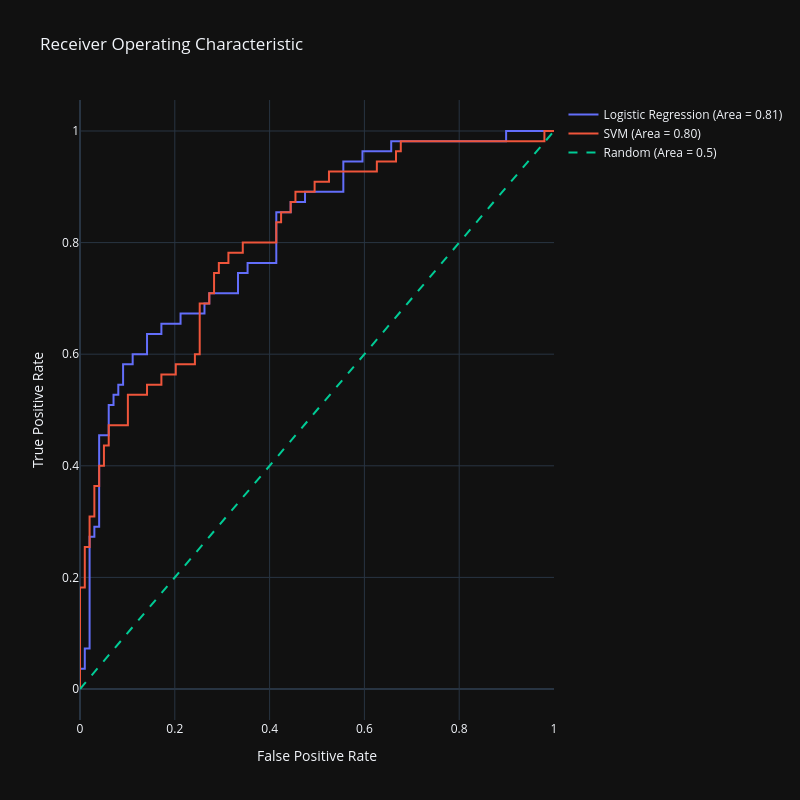

Notebook cell for this chart:
### Code cell
import numpy as np
import plotly.graph_objects as go
from sklearn.linear_model import LogisticRegression
from sklearn.svm import SVC
from sklearn.metrics import roc_curve, roc_auc_score
from sklearn.preprocessing import StandardScaler

# Assuming that X_train, X_test, y_train, y_test are already defined

# SVM requires feature scaling for better performance
scaler = StandardScaler()
X_train_scaled = scaler.fit_transform(X_train)
X_test_scaled = scaler.transform(X_test)

# Logistic Regression model
lr_model = LogisticRegression(max_iter=1000)
lr_model.fit(X_train, y_train)
lr_scores = lr_model.predict_proba(X_test)[:,1]

# SVM model
svm_model = SVC(probability=True)
svm_model.fit(X_train_scaled, y_train)
svm_scores = svm_model.predict_proba(X_test_scaled)[:,1]

# Generate ROC curve data for logistic regression model
lr_fpr, lr_tpr, lr_thresholds = roc_curve(y_test, lr_scores)
lr_auc = roc_auc_score(y_test, lr_scores)

# Generate ROC curve data for SVM model
svm_fpr, svm_tpr, svm_thresholds = roc_curve(y_test, svm_scores)
svm_auc = roc_auc_score(y_test, svm_scores)

# Generate a trace for the Logistic Regression ROC curve
trace0 = go.Scatter(
    x=lr_fpr,
    y=lr_tpr,
    mode='lines',
    name=f'Logistic Regression (Area = {lr_auc:.2f})'
)

# Generate a trace for the SVM ROC curve
trace1 = go.Scatter(
    x=svm_fpr,
    y=svm_tpr,
    mode='lines',
    name=f'SVM (Area = {svm_auc:.2f})'
)

# Diagonal line
trace2 = go.Scatter(
    x=[0, 1],
    y=[0, 1],
    mode='lines',
    name='Random (Area = 0.5)',
    line=dict(dash='dash')
)

data = [trace0, trace1, trace2]

# Define layout with square aspect ratio
layout = go.Layout(
    title='Receiver Operating Characteristic',
    xaxis=dict(title='False Positive Rate'),
    yaxis=dict(title='True Positive Rate'),
    autosize=False,
    width=800,
    height=800,
    showlegend=True
)

# Define figure and add data
fig = go.Figure(data=data, layout=layout)

# Show figure
fig.show()

### Figure 1 — Plotly figure (JSON) as saved in the notebook; plotly's stock layout.template omitted (floating-point values rounded to 4 significant figures)
{"data": [{"mode": "lines", "name": "Logistic Regression (Area = 0.81)", "x": [0.0, 0.0, 0.0, 0.0101, 0.0101, 0.0202, 0.0202, 0.0303, 0.0303, 0.0404, 0.0404, 0.06061, 0.06061, 0.07071, 0.07071, 0.08081, 0.08081, 0.09091, 0.09091, 0.1111, 0.1111, 0.1414, 0.1414, 0.1717, 0.1717, 0.2121, 0.2121, 0.2626, 0.2626, 0.2727, 0.2727, 0.3333, 0.3333, 0.3535, 0.3535, 0.4141, 0.4141, 0.4444, 0.4444, 0.4747, 0.4747, 0.5556, 0.5556, 0.596, 0.596, 0.6566, 0.6566, 0.899, 0.899, 1.0], "y": [0.0, 0.01818, 0.03636, 0.03636, 0.07273, 0.07273, 0.2727, 0.2727, 0.2909, 0.2909, 0.4545, 0.4545, 0.5091, 0.5091, 0.5273, 0.5273, 0.5455, 0.5455, 0.5818, 0.5818, 0.6, 0.6, 0.6364, 0.6364, 0.6545, 0.6545, 0.6727, 0.6727, 0.6909, 0.6909, 0.7091, 0.7091, 0.7455, 0.7455, 0.7636, 0.7636, 0.8545, 0.8545, 0.8727, 0.8727, 0.8909, 0.8909, 0.9455, 0.9455, 0.9636, 0.9636, 0.9818, 0.9818, 1.0, 1.0], "type": "scatter"}, {"mode": "lines", "name": "SVM (Area = 0.80)", "x": [0.0, 0.0, 0.0, 0.0101, 0.0101, 0.0202, 0.0202, 0.0303, 0.0303, 0.0404, 0.0404, 0.05051, 0.05051, 0.06061, 0.06061, 0.101, 0.101, 0.1414, 0.1414, 0.1717, 0.1717, 0.1818, 0.202, 0.202, 0.2424, 0.2424, 0.2525, 0.2525, 0.2727, 0.2727, 0.2828, 0.2828, 0.2929, 0.2929, 0.3131, 0.3131, 0.3434, 0.3434, 0.4141, 0.4141, 0.4242, 0.4242, 0.4444, 0.4444, 0.4545, 0.4545, 0.4949, 0.4949, 0.5253, 0.5253, 0.6263, 0.6263, 0.6667, 0.6667, 0.6768, 0.6768, 0.9798, 0.9798, 1.0], "y": [0.0, 0.01818, 0.1818, 0.1818, 0.2545, 0.2545, 0.3091, 0.3091, 0.3636, 0.3636, 0.4, 0.4, 0.4364, 0.4364, 0.4727, 0.4727, 0.5273, 0.5273, 0.5455, 0.5455, 0.5636, 0.5636, 0.5636, 0.5818, 0.5818, 0.6, 0.6, 0.6909, 0.6909, 0.7091, 0.7091, 0.7455, 0.7455, 0.7636, 0.7636, 0.7818, 0.7818, 0.8, 0.8, 0.8364, 0.8364, 0.8545, 0.8545, 0.8727, 0.8727, 0.8909, 0.8909, 0.9091, 0.9091, 0.9273, 0.9273, 0.9455, 0.9455, 0.9636, 0.9636, 0.9818, 0.9818, 1.0, 1.0], "type": "scatter"}, {"line": {"dash": "dash"}, "mode": "lines", "name": "Random (Area = 0.5)", "x": [0, 1], "y": [0, 1], "type": "scatter"}], "layout": {"autosize": false, "height": 800, "showlegend": true, "title": {"text": "Receiver Operating Characteristic"}, "width": 800, "xaxis": {"title": {"text": "False Positive Rate"}}, "yaxis": {"title": {"text": "True Positive Rate"}}}}
